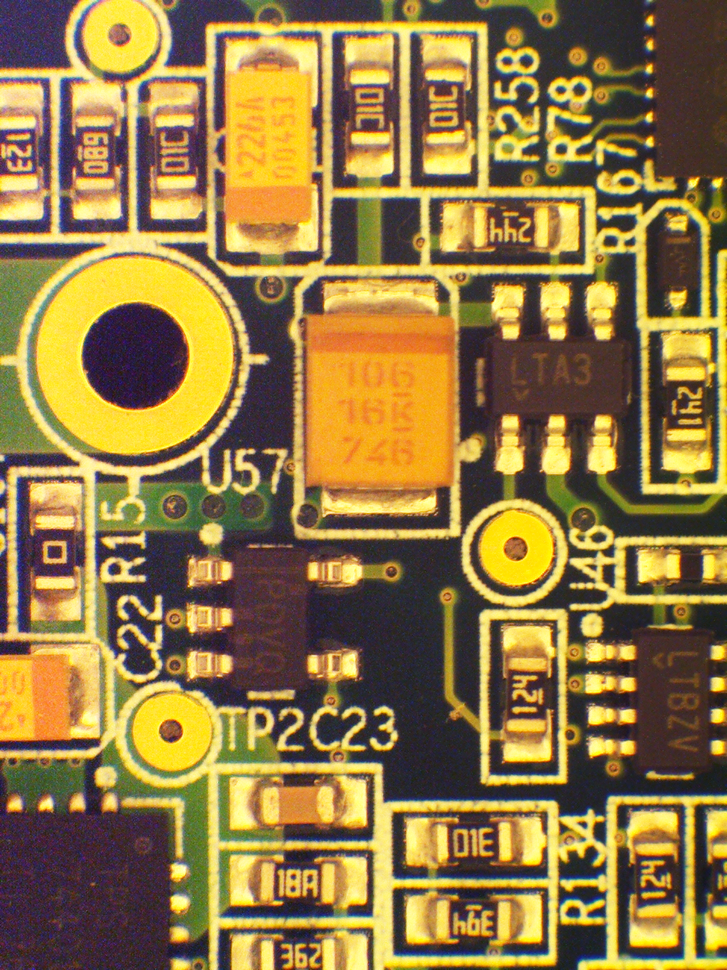
#> input picture image/board - origin.bmp, 727 x 970 px, shrunk from 960 x 1280 before the run
$ python board.py
#> lines starting #> are read from the running program, lines starting #| are printed output that depends on the picture
import cv2

image_origin=cv2.imread('image/board - origin.bmp')
#> image_origin is the input picture: shape (970, 727, 3); mean B, G, R 68.7, 121.9, 145.8
image_test=cv2.imread('image/board - test.bmp')
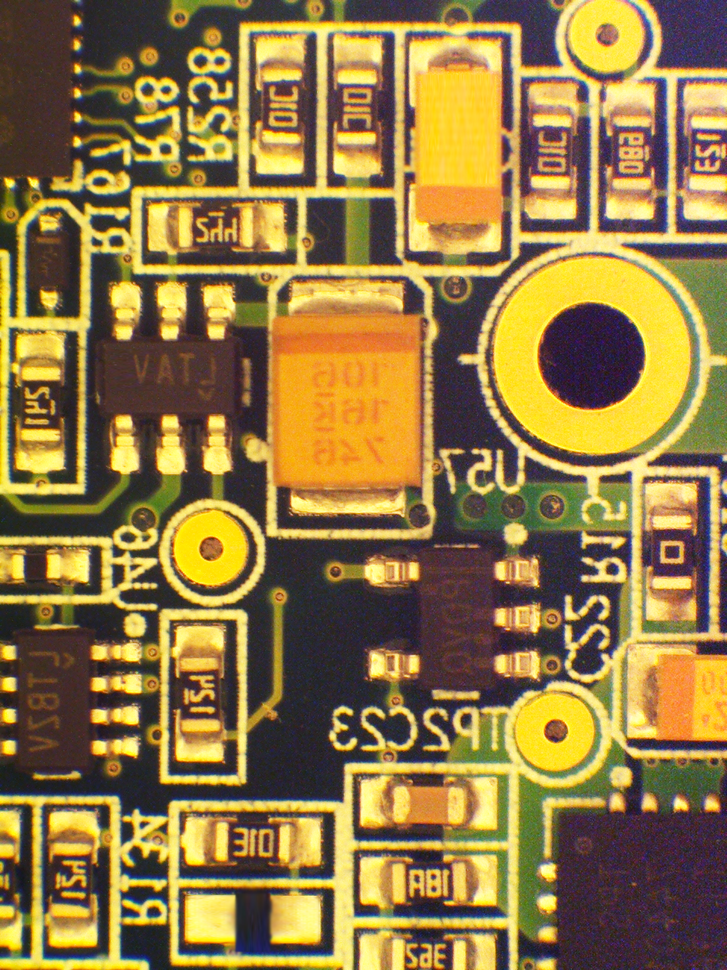
#> input picture image/board - test.bmp, 727 x 970 px, shrunk from 960 x 1280 before the run
#> image_test is the input picture: shape (970, 727, 3); mean B, G, R 68.9, 122.2, 145.8

image_origin=cv2.cvtColor(image_origin,cv2.COLOR_RGB2GRAY)
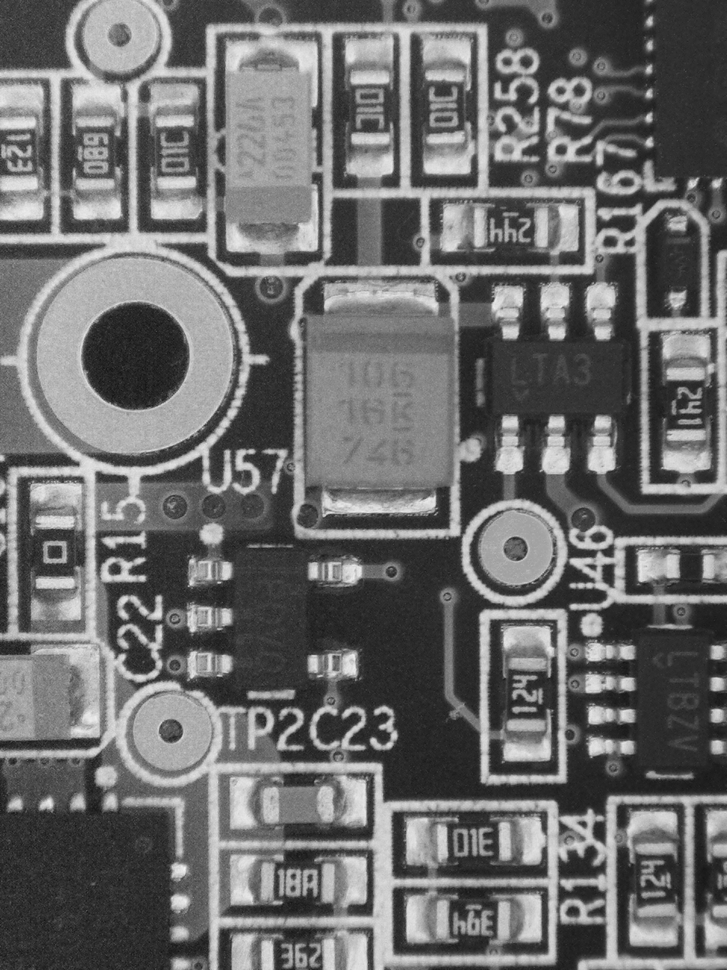
#> image_origin: shape (970, 727); min 21, max 244, mean 108.7
image_test=cv2.cvtColor(image_test,cv2.COLOR_RGB2GRAY)
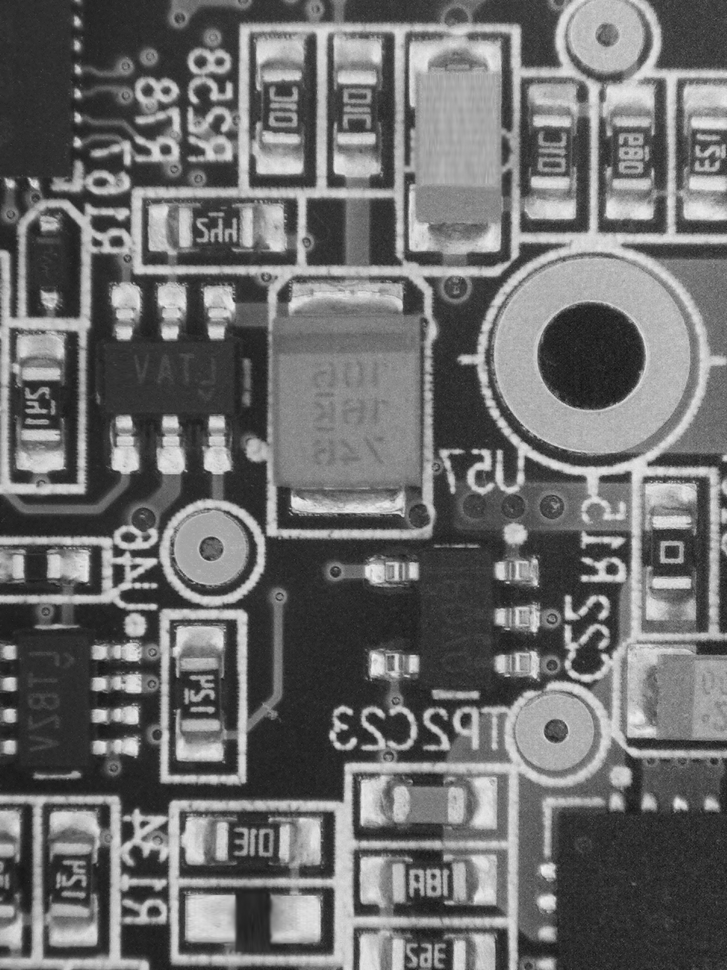
#> image_test: shape (970, 727); min 21, max 244, mean 108.9
image_test=cv2.flip(image_test,1)

image_result=cv2.subtract(image_test,image_origin)*4
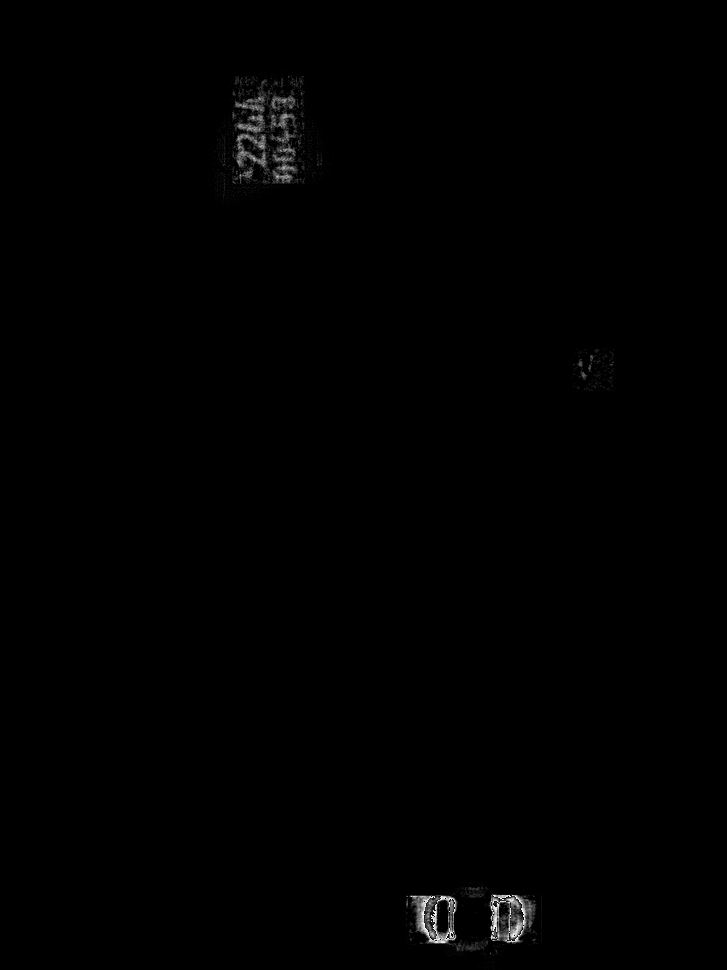
#> image_result: shape (970, 727); min 0, max 252, mean 1

cv2.imshow('show output',image_result)
cv2.waitKey()
